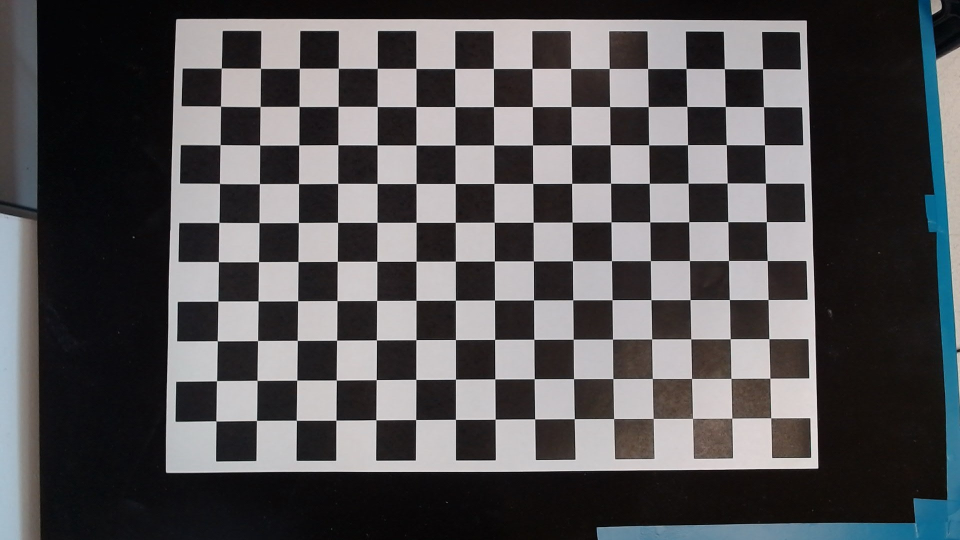
#> input picture testImg.jpg, 1920 x 1080 px, given in place of the camera (shown at 1/2 size)
$ python testPointCoordinates.py
#> lines starting #> are read from the running program, lines starting #| are printed output that depends on the picture; after the words box and inside, x2 and y2 are one past the last pixel; in counts of white or black regions, pixels touching at a corner belong together
#> (reads corners.json from the repository)
### camera.py
'''
Camera class for capturing images from camera and saving them to disk

Parameters
----------
CAMERA_PORT : int Camera port
CAMERA_EXPOSURE : int Camera exposure
CAMERA_FRAME_WIDTH : int Camera frame width
CAMERA_FRAME_HEIGHT : int Camera frame height
CALIBRATION_DATA_PATH : str Path to calibration data
'''
import cv2
from parameters import *
import logging
import pickle


class Camera:
    '''
    Camera class for handling camera and images operations
    '''

    def __init__(self, cam):
        # Initialize camera
        self.cam = cam
        self.homographyMatrix = None

        with open(CALIBRATION_DATA_PATH, 'rb') as calibrationFile:
            data = pickle.load(calibrationFile)
            cameraMatrix = data['cameraMatrix']
            dist = data['dist']
            self.dist = dist
            self.newcameramtx, self.roi = cv2.getOptimalNewCameraMatrix(
                cameraMatrix, dist, (CAMERA_FRAME_WIDTH, CAMERA_FRAME_HEIGHT), 1, (CAMERA_FRAME_WIDTH, CAMERA_FRAME_HEIGHT))

        with open(HOMOGRAPHY_DATA_PATH, 'rb') as homographyFile:
            self.homographyMatrix = pickle.load(homographyFile)

    def getImage(self):
        '''
        Get image from camera

        Returns
        -------
        ret : bool True if image is captured
        image : numpy.ndarray Captured image

        Raises
        ------
        logging.error : Failed to grab frame
        '''
        self.ret, self.image = self.cam.read()
        if not self.ret:
            logging.error("Failed to grab frame")
            exit(1)

        return self.ret, self.image

    # [23 lines left out: function getUndistortedImage, not called in this run]

    # make function which undistort and warp image
    def getdWarpedImage(self, path=None):
        '''
        Get undistorted and warped image from camera

        Returns
        -------
        ret : bool True if image is captured
        image : numpy.ndarray Captured image
        '''
        if path == None:
            self.ret, self.image = self.getImage()
        else:
            self.image = self.loadImage(path=path)
            self.ret = True

        self.image = cv2.undistort(self.image, self.newcameramtx, self.dist)
        self.image = self.warpPerspective(self.image)
        cv2.imwrite("warped.jpg", self.image)

        return self.ret, self.image

    # [12 lines left out: function warpImage, not called in this run]

    def warpPerspective(self, image):
        """
        Function to warp perspective of image and returns transformed image.
        Args:
            image (numpy.ndarray): Image to be transformed.
        Returns:
            transformed_img (numpy.ndarray): Transformed image.
        """

        transformed_img = cv2.warpPerspective(
            image, self.homographyMatrix,  (int(HOMOGRAPHY_SCALING_FACTOR * CALIBRATION_SQUARE_WIDTH * HOMOGRAPHY_FIELD_OUTER_SPACE_BOTTOMRIGHT),
                                            int(HOMOGRAPHY_SCALING_FACTOR * CALIBRATION_SQUARE_HEIGHT * HOMOGRAPHY_FIELD_OUTER_SPACE_BOTTOMRIGHT)))

        return transformed_img

    # [56 lines left out: functions transformFromCameraToOrigin, saveImage, loadImage, not called in this run]

    def showImage(self, name, image, ms=-1):
        '''
        Show image with name and wait for ms milliseconds

        Parameters
        ----------
        name : str Name of the window
        image : numpy.ndarray Image to show
        ms : int Time to wait for key press

        Returns
        -------
        key : int Key pressed
        '''
        image = cv2.resize(image,(int(768*1.5),int(512*1.5)))
        cv2.imshow(name, image)
        if ms != -1:
            key = cv2.waitKey(ms)
            return key

    def release(self):
        self.cam.release()
        logging.info("Camera released")

    # [26 lines left out: functions destroyAllWindows, __del__, not called in this run]


class selfExpCamera(Camera):
    '''
    selfExpCamera class for handling camera and images operations for self exposure mode
    '''

    def __init__(self):
        if IMAGE_PATH == None:
            self.cam = cv2.VideoCapture(CAMERA_PORT, cv2.CAP_DSHOW)
            self.cam.set(cv2.CAP_PROP_AUTO_EXPOSURE, 0)
            self.cam.set(cv2.CAP_PROP_EXPOSURE, CAMERA_EXPOSURE)
            self.cam.set(cv2.CAP_PROP_FRAME_WIDTH, CAMERA_FRAME_WIDTH)
            self.cam.set(cv2.CAP_PROP_FRAME_HEIGHT, CAMERA_FRAME_HEIGHT)
            print(self.cam.get(cv2.CAP_PROP_EXPOSURE))
        else:
            self.cam = None

        # initialize camera class
        Camera.__init__(self, self.cam)
#> (reads calibration_data.pkl from the repository)
#> (reads homography_data.pkl from the repository)


class autoExpCamera(Camera):
    '''
    autoCamera class for handling camera and images operations for auto exposure mode
    '''
    # [92 lines left out: functions __init__, imageSettings, setAlpha, setBeta, setBrightness, selfExpCameraMain and 1 more, not called in this run]


def imageSettingsMain():
    cam = autoExpCamera()
    cam.imageSettings()


# [7 lines left out: function test, not called in this run]


# [5 lines that do not run on import are left out]

### nozzleDetection.py
"""
    Skripta za detekcijo nozzlov.
    Definira class, ki ob konstrukciji začne konstantno detekcijo nozzlov in njihove podatke shranjuje v spremenljivko self.nozzles, ki je seznam objektov class-a Nozzle.
"""
import cv2
from parameters import *
import numpy as np
import math
import logging
import time
import threading
import pickle
import camera


class CameraReadError(Exception):
    pass


class Nozzle:
    # [4 lines left out: function __init__, not called in this run]

    def __repr__(self):
        return f'Nozzle at ({self.x}, {self.y}) with rotation {self.r}'


class NozzleDetector:
    def __init__(self):
        self.nozzles = []
        self.cam = None
        self.thread = None
        self.running = False
        self.lock = threading.Lock()
        self.image = None
        self.setupCamera()

    def __del__(self):
        del self.cam
        cv2.destroyAllWindows()

    # [72 lines left out: function detectNozzles, not called in this run]

    def setupCamera(self):
        self.cam = camera.selfExpCamera()
        return self.cam

    # [153 lines left out: functions transformImage, findContours, filterContours, getCoordinates, getOrientation, getTopBottomOrientation, not called in this run]

    def transformFromCameraToOrigin(self, x, y):
        """
        Function to transform coordinates from camera frame to origin frame
        Args:
            x: x coordinate of the object
            y: y coordinate of the object
        Returns:
            x: x coordinate of the object in origin frame
            y: y coordinate of the object in origin frame
        """
        # Transform coordinates from camera frame to origin frame
        x = (x - ORIGIN_COORD_FROM_CAM_X) * PIXEL_TO_MM
        y = (y - ORIGIN_COORD_FROM_CAM_Y) * PIXEL_TO_MM

        # Rotate coordinates from camera frame to origin frame
        rotatedX = x * math.cos(ORIGIN_ROTATION_FROM_CAM) - \
            y * math.sin(ORIGIN_ROTATION_FROM_CAM)
        rotatedY = x * math.sin(ORIGIN_ROTATION_FROM_CAM) + \
            y * math.cos(ORIGIN_ROTATION_FROM_CAM)
        return rotatedX, rotatedY

    # [13 lines left out: functions detectingThread, startDetecting, not called in this run]

    def stopDetecting(self):
        self.running = False


# [8 lines that do not run on import are left out]

### CameraCalibFiles/testPointCoordinates.py
'''
This script is used to test the coordinates of the points on the checkerboard.
It finds the coordinates of the checkerboard points and displays their coordinates on the image.
On fresh origin calibration the coordinates should be multiples of 25.
If the coordinates are not multiples of 25, then the camera scripts are not working properly.

We calculate the average error and print 10 points with the highest error.
We also show this 10 points on the image.
'''
import sys
sys.path.append('.')

import cv2
from parameters import *
import camera
from nozzleDetection import NozzleDetector
import pandas as pd
import time

# make camera object
cam = camera.selfExpCamera()
# make nozzle detector object
detector = NozzleDetector()

# make data frame for reference
dfRef = pd.DataFrame(columns=["xRef", "yRef"])

# make same as points25 but in dfRef (dont use points25 because it is a numpy array)
for y in range(CALIBRATION_SQUARE_HEIGHT-1):
    for x in range(CALIBRATION_SQUARE_WIDTH-1):
        dfRef.loc[y*(CALIBRATION_SQUARE_WIDTH-1)+x] = [x*25, y*25]

# maka data frame for error
dfErr = pd.DataFrame(columns=["id", "xError", "yError"])
dfErr["id"] = dfErr["id"].astype(int)

def dist(p1):
    return ((p1[0]**2+p1[1])**2)**0.5

def detectCheckerBoard(image, grayImage, criteria, boardDimension):
    ret, corners = cv2.findChessboardCorners(grayImage, boardDimension)
    if ret == True:
        corners1 = cv2.cornerSubPix(
            grayImage, corners, (3, 3), (-1, -1), criteria)
        image = cv2.drawChessboardCorners(image, boardDimension, corners1, ret)
        if dist(corners1[0][0]) > dist(corners1[-1][0]):
            corners1 = list(reversed(corners1))

        for i, corner in enumerate(corners1):
            x, y = detector.transformFromCameraToOrigin(*corner[0])

            #print(f"Point {i} refr coordinates: ({dfRef.loc[i][0]}, {dfRef.loc[i][1]})")
            #print(f"Point {i} coordinates: ({x}, {y})")
            xError = abs(dfRef.loc[i][0] - x)
            yError = abs(dfRef.loc[i][1] - y)
            #print(f"Point {i} error: ({xError}, {yError})")

            xError = round(xError, 2)
            yError = round(yError, 2)

            # add error to data frame
            dfErr.loc[i] = [i, xError, yError]

        # find average error
        xError = dfErr["xError"].mean()
        yError = dfErr["yError"].mean()
        print(f"Average error: ({xError}, {yError})")

        # find max error
        xError = dfErr["xError"].max()
        yError = dfErr["yError"].max()
        print(f"Max error: ({xError}, {yError})")

        # calculate mean error between x and y error and add to data frame
        dfErr["meanError"] = (dfErr["xError"] + dfErr["yError"])/2
        # ahow all data frame in terminal


        # find 10 point with max error
        meanError = dfErr.sort_values(by=["meanError"], ascending=False)
        meanError = meanError.reset_index(drop=True)
        meanError["id"] = meanError["id"].apply(int)
        print(meanError.head(10))

        for i in range(10):
            cv2.putText(image, f"{meanError.loc[i][1]}", (int(corners1[meanError["id"].loc[i]][0][0]), int(
                corners1[meanError["id"].loc[i]][0][1])), cv2.FONT_HERSHEY_SIMPLEX, 0.5, (0, 0, 255), 1, cv2.LINE_AA)

            cv2.putText(image, f"{meanError.loc[i][2]}", (int(corners1[meanError["id"].loc[i]][0][0]), int(
                corners1[meanError["id"].loc[i]][0][1])+15), cv2.FONT_HERSHEY_SIMPLEX, 0.5, (0, 255, 0), 1, cv2.LINE_AA)

            cv2.putText(image, f"{meanError.loc[i][3]}", (int(corners1[meanError["id"].loc[i]][0][0]), int(
                corners1[meanError["id"].loc[i]][0][1])+30), cv2.FONT_HERSHEY_SIMPLEX, 0.5, (255, 0, 255), 1, cv2.LINE_AA)

            # print(f"Point {meanError['id'].loc[i]} error: ({meanError.loc[i][1]}, {meanError.loc[i][2]})")

    return image, ret

def main():
    while True:
        ret, frame = cam.getdWarpedImage(IMAGE_PATH)
#> in getImage, self.image is the input picture: shape (1080, 1920, 3); mean B, G, R 83.5, 81.8, 83.4
#> in getdWarpedImage, `self.ret, self.image = self.getImage()`: self.ret = True
#> in getdWarpedImage, `self.image = cv2.undistort(self.image, self.newcameramtx, self.dist)`:
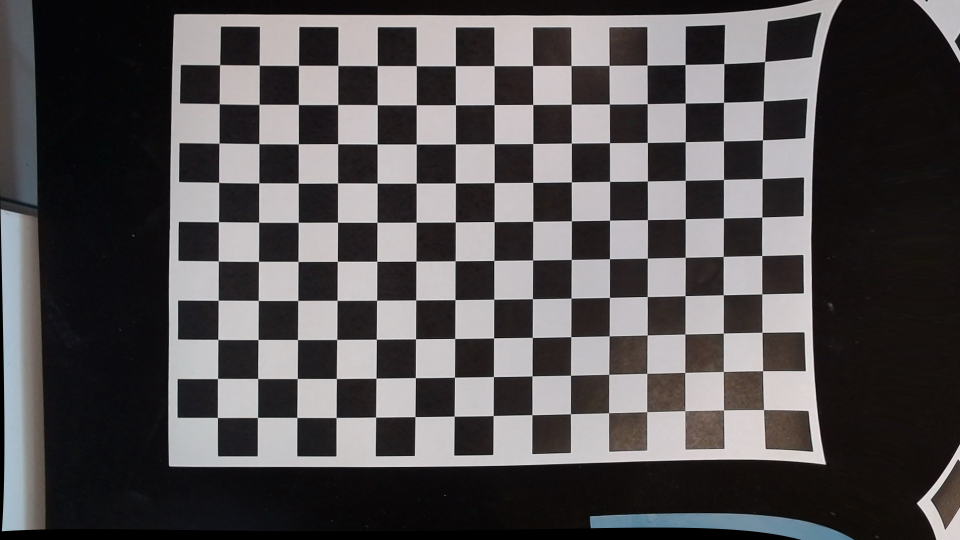
#> self.image: shape (1080, 1920, 3) (shown at 1/2 size); mean B, G, R 80.5, 79.4, 82.7
#> in warpPerspective, `transformed_img = cv2.warpPerspective( image, self.homographyMatrix,  ..`:
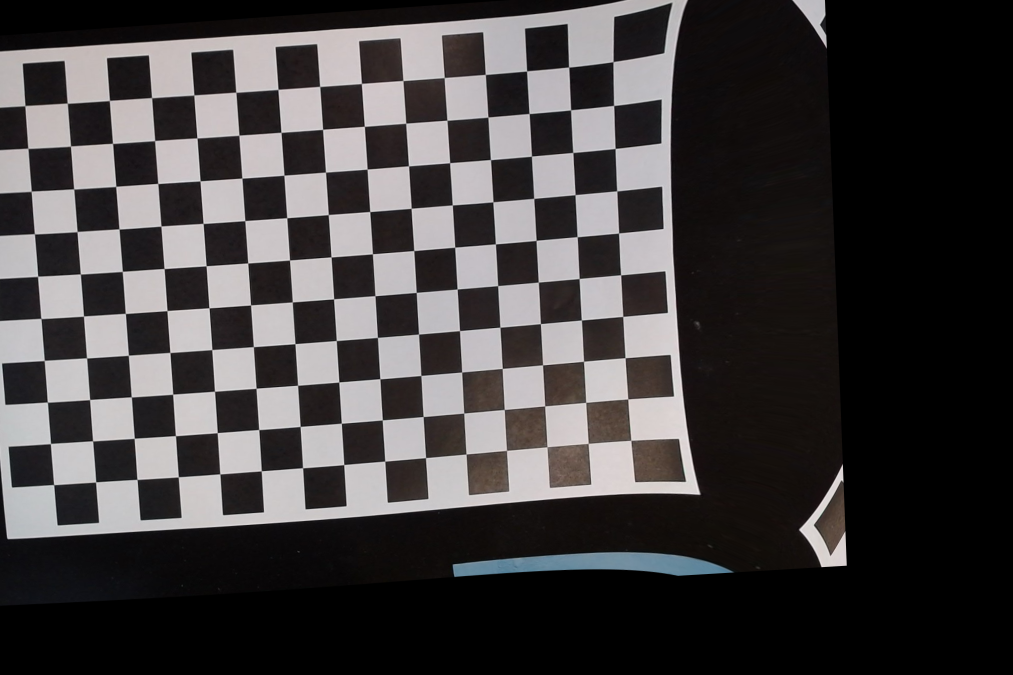
#> transformed_img: shape (1350, 2025, 3) (shown at 1/2 size); mean B, G, R 63.3, 62.8, 65.8
        if not ret:
            print("Failed to grab frame")
            break
        else:
            print("Image captured")
            break

    CRITERIA = (cv2.TERM_CRITERIA_EPS + cv2.TERM_CRITERIA_MAX_ITER, 30, 0.001)
    gray = cv2.cvtColor(frame, cv2.COLOR_BGR2GRAY)
    image, board_detected = detectCheckerBoard(frame, gray, CRITERIA, (CALIBRATION_SQUARE_WIDTH-1,
                                                                       CALIBRATION_SQUARE_HEIGHT-1))

    cam.showImage("test1", image, 0)

if __name__ == "__main__":
    main()
#> in detectCheckerBoard, `ret, corners = cv2.findChessboardCorners(grayImage, boardDimension)`: corners = 126 rows, first 8: [56, 298], [140.5, 292.5], [226, 287], [309.5, 282], [394.5, 276.5], [478.5, 271], [562.5, 265], [646.6, 258.6]
#> in detectCheckerBoard, `corners1 = cv2.cornerSubPix( grayImage, corners, (3, 3), (-1, -1), cri..`: corners1 = 126 rows, first 8: [56.19, 296.9], [141.5, 292.5], [225.3, 287], [309.8, 281.5], [394.3, 276.3], [478.4, 270.7], [562.4, 265], [645.9, 258.9]
#> in detectCheckerBoard, `image = cv2.drawChessboardCorners(image, boardDimension, corners1, ret)`:
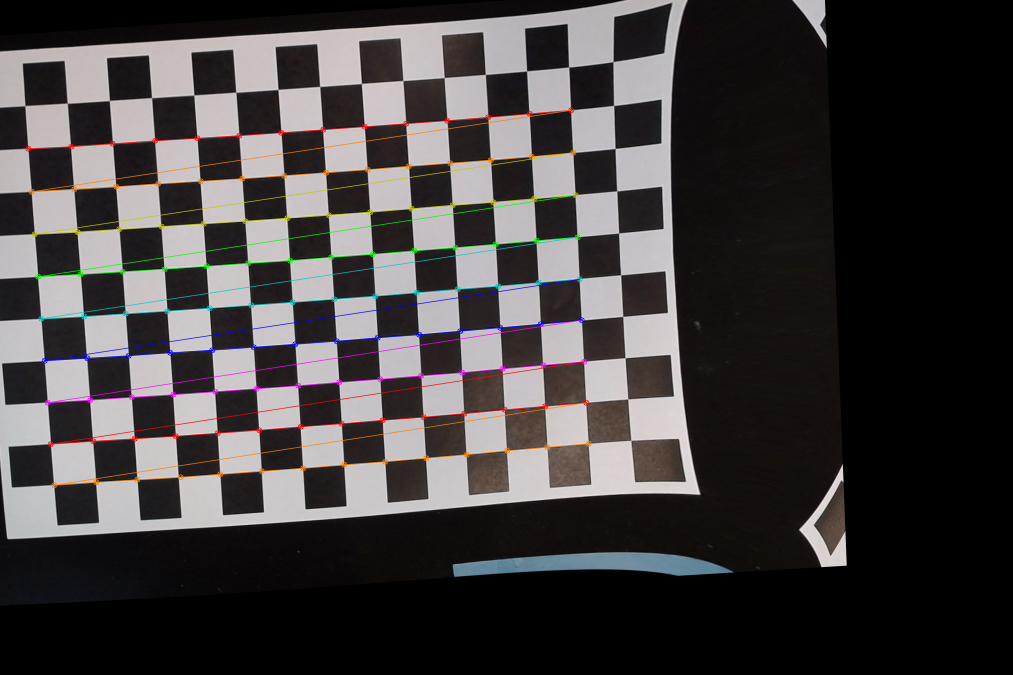
#> image: shape (1350, 2025, 3) (shown at 1/2 size); mean B, G, R 62.8, 62.6, 66.1
#> the loop in detectCheckerBoard, `for i, corner in enumerate(corners1):` made 126 passes
#> (corner, x, y, rotatedX in transformFromCameraToOrigin, rotatedY in transformFromCameraToOrigin, xError, yError) on passes 1 to 11: ([[56.19, 296.9]], -48.57, -1.02, -48.57, -1.02, 48.57, 1.02), ([[141.5, 292.5]], -27.3, -2.11, -27.3, -2.11, 52.3, 2.11), ([[225.3, 287]], -6.4, -3.49, -6.4, -3.49, 56.4, 3.49), ([[309.8, 281.5]], 14.67, -4.87, 14.67, -4.87, 60.33, 4.87), ([[394.3, 276.3]], 35.73, -6.16, 35.73, -6.16, 64.27, 6.16), ([[478.4, 270.7]], 56.69, -7.55, 56.69, -7.55, 68.31, 7.55), ([[562.4, 265]], 77.65, -8.97, 77.65, -8.97, 72.35, 8.97), ([[645.9, 258.9]], 98.44, -10.49, 98.44, -10.49, 76.56, 10.49), ([[729.1, 253.2]], 119.2, -11.92, 119.2, -11.92, 80.81, 11.92), ([[812.2, 246.7]], 139.9, -13.54, 139.9, -13.54, 85.09, 13.54), ([[894.4, 240.8]], 160.4, -15.02, 160.4, -15.02, 89.6, 15.02)
#> after the loop in detectCheckerBoard, `for i in range(10):`:
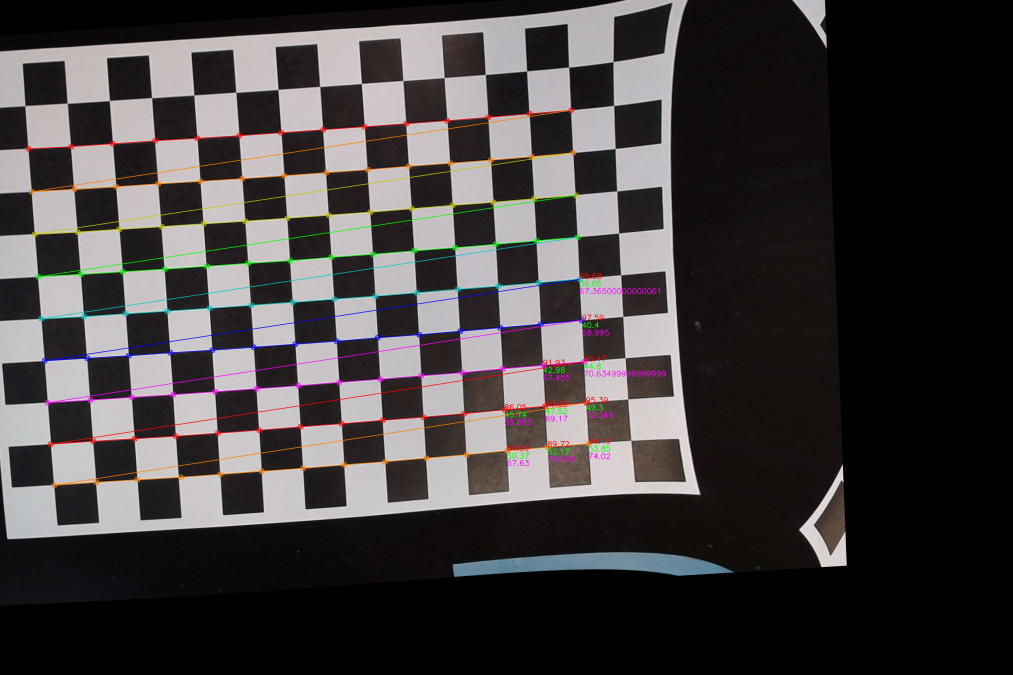
#> image: shape (1350, 2025, 3) (shown at 1/2 size); 0.44% of pixels changed, all inside (x1, y1, x2, y2) = (1008, 545, 1332, 933)
#> in main, `image, board_detected = detectCheckerBoard(frame, gray, CRITERIA, (CAL..`: board_detected = True
#> in showImage, `image = cv2.resize(image,(int(768*1.5),int(512*1.5)))`:
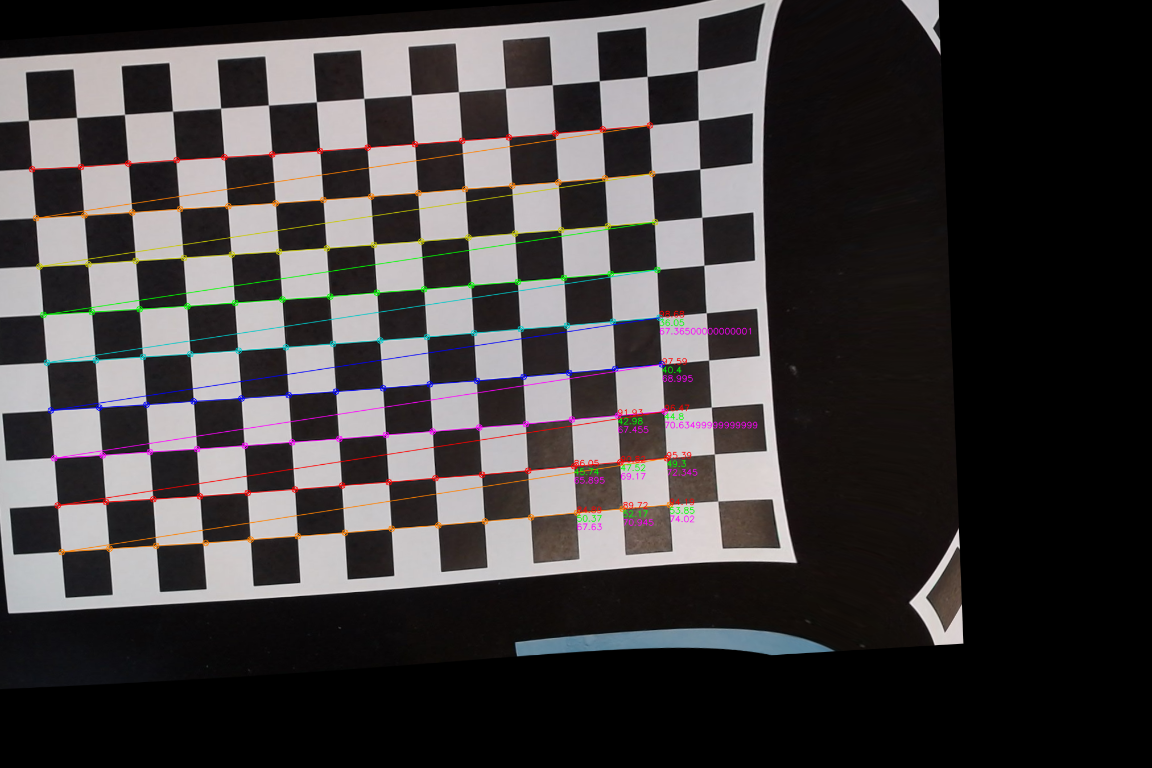
#> image: shape (768, 1152, 3); mean of channels 0, 1, 2 62.7, 62.4, 66.2; drawn as B, G, R
#> (key q is pressed here)
